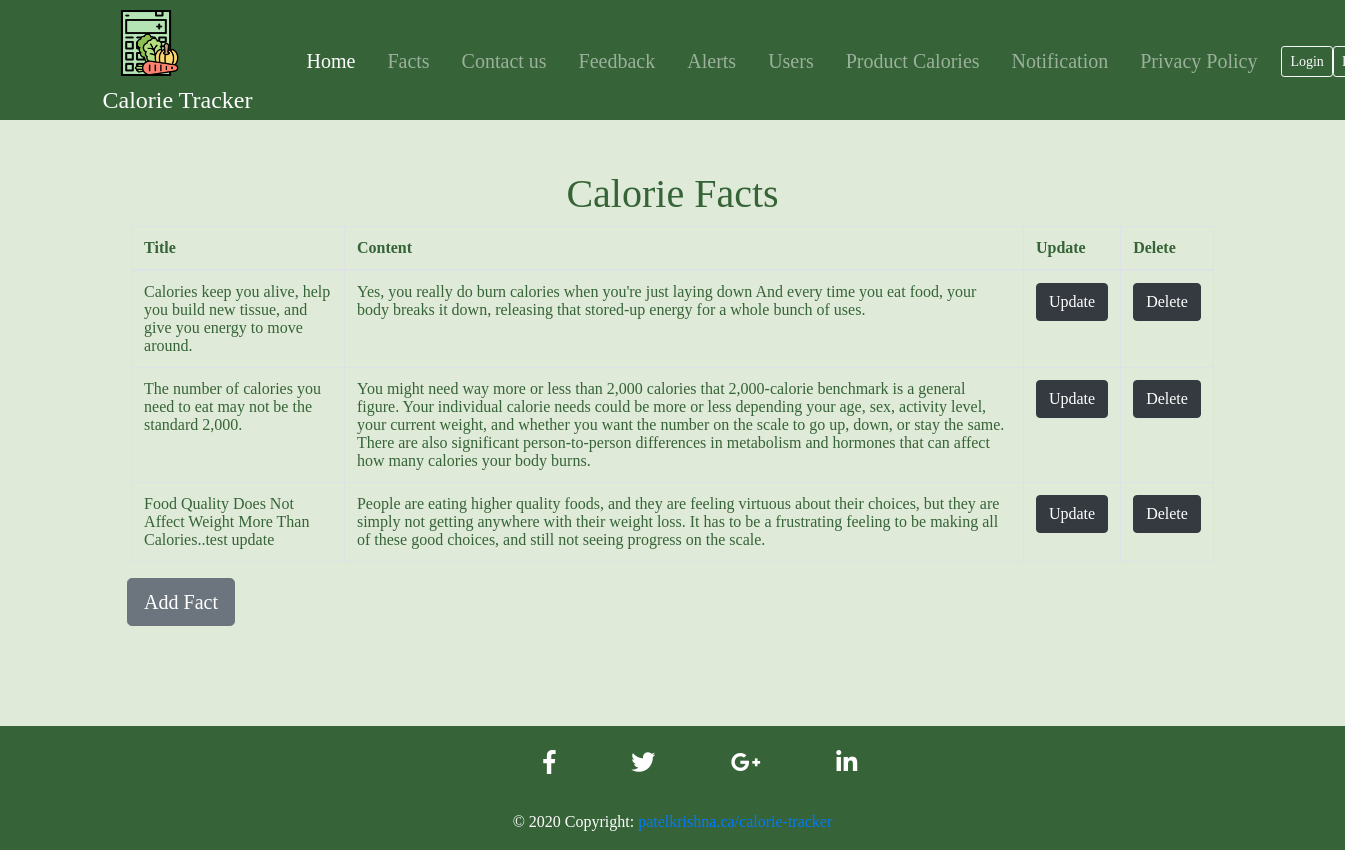
The app's page /admin/list_facts_admin.php with its own data.
### tables this page shows
CREATE TABLE `calorie_facts` (
  `id` int(11) NOT NULL,
  `title` varchar(100) NOT NULL,
  `content` mediumtext NOT NULL
);

### classes/facts.php (called while the page is built, shortened)
<?php
class facts{
    private $dbconn;
        public function __construct($dbconn)
        {
            $this->dbconn=$dbconn;
        }
    public function list_facts(){
        $sql = "SELECT * FROM calorie_facts";
        $pdostm = $this->dbconn->prepare($sql);
        $pdostm->execute();
        $facts = $pdostm->fetchAll(PDO::FETCH_OBJ);
        return $facts;
    }
}
?>

### admin/list_facts_admin.php (the view, shortened to what this page needs)
<?php
    require_once '../includes/Database.php';
    require_once '../classes/facts.php';
    $dbconn = Database::getDatabase();
    $f = new facts($dbconn);
    $fact = $f->list_facts();
    include_once '../includes/admin_header.php';
    ?>
    <main class="col-lg-10">
        <p class="h1 text-center">Calorie Facts</p>
        <div class="m-1">
        <form action='' method='post'>
            <table class="table table-bordered tbl">
                <thead>
                <tr>
                    <th scope="col">Title</th>
                    <th scope="col">Content</th>
                    <th scope="col">Update</th>
                    <th scope="col">Delete</th>
                </tr>
                </thead>
                <tbody>
                <?php
                    foreach($fact as $f) {
                ?>
                <tr>
                    <td><?php echo $f->title; ?></td>
                    <td><?php echo $f->content; ?></td>
                    <td>
                        <form action="update_facts_admin.php" method="post">
                            <button type="submit" class="btn btn-dark" name="update_fact" id="update_fact">Update</button>
                        </form>
                    </td>
                    <td>
                        <form action="" method="post">
                            <button type="submit" class="btn btn-dark" name="delete_fact" id="delete_fact">Delete</button>
                        </form>
                    </td>
                </tr>
                <?php
                }
            ?>
                </tbody>
            </table>
        </form>
        </div>
        <a href="add_fact.php" id="add_fact" class="btn btn-secondary btn-lg">Add Fact</a>
    </main>
    <?php
    require_once '../includes/footer.php';
    ?>

### style/main.css (style rules this page uses)
body { font-family:calibri; background: #dfebd8; color: #366337; }
main { margin: auto; }

### records on screen
calorie_facts: title "Calories keep you alive, help you build new tissue, and give you energy to move around.", content "Yes, you really do burn calories when you're just laying down And every time you eat food, your body breaks it down, releasing that stored-up energy for a whole bunch of uses."
calorie_facts: title "The number of calories you need to eat may not be the standard 2,000.", content "You might need way more or less than 2,000 calories that 2,000-calorie benchmark is a general figure. Your individual calorie needs could be more or less depending your age, sex, activity level, your current weight, and whether you want the number on the scale to go up, down, or stay the same. There are also significant person-to-person differences in metabolism and hormones that can affect how many calories your body burns."
calorie_facts: title "Food Quality Does Not Affect Weight More Than Calories..test update", content "People are eating higher quality foods, and they are feeling virtuous about their choices, but they are simply not getting anywhere with their weight loss. It has to be a frustrating feeling to be making all of these good choices, and still not seeing progress on the scale."
